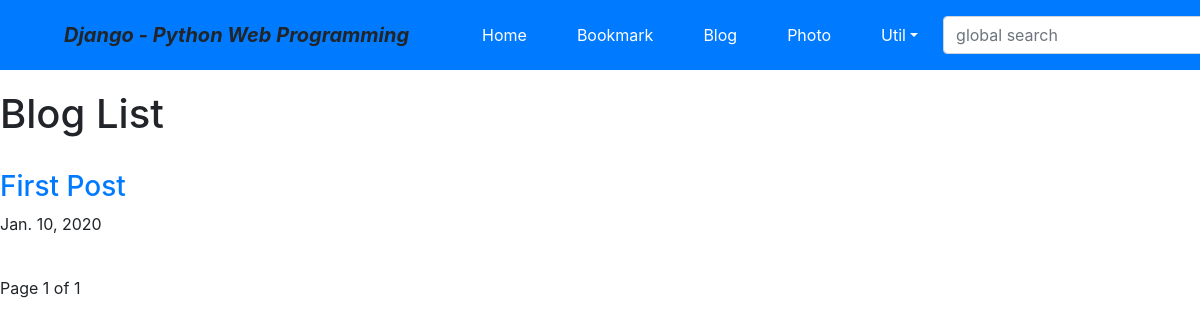
/blog/, run on an earlier commit of the app's database.
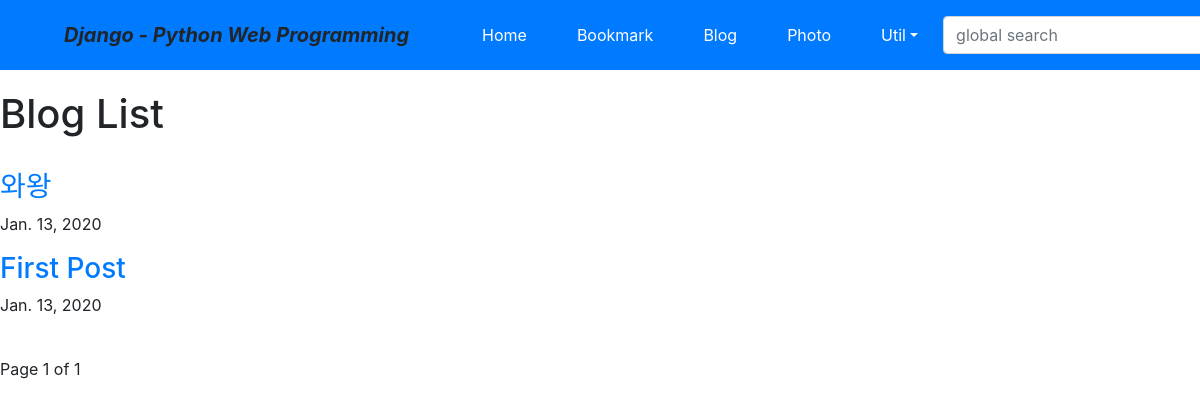
And on a later commit of the database.
### blog/models.py (models this page shows, shortened)
class Post(models.Model):
    title = models.CharField(verbose_name='TITLE', max_length=50)
    slug = models.SlugField('SLUG', unique=True, allow_unicode=True, help_text='one word for title alias.')
    description = models.CharField('DESCRIPTION', max_length=100, blank=True, help_text='simple description text.')
    content = models.TextField('CONTENT')
    create_dt = models.DateTimeField('CREATE DATE', auto_now_add=True)
    modify_dt = models.DateTimeField('MODIFY DATE', auto_now=True)
    tags = TaggableManager(blank=True)
    class Meta:
        verbose_name = 'post'
        verbose_name_plural = 'posts'
        db_table = 'blog_posts'
        ordering = ('-modify_dt',)
    def get_absolute_url(self):
        return reverse('blog:post_detail', args=(self.slug,))

### blog/views.py (the view)
# urls.py: path('', views.PostLV.as_view(), name='index'),
class PostLV(ListView) :
    model = Post
    template_name = 'blog/post_all.html'
    context_object_name = 'posts'
    paginate_by = 2

### blog/templates/blog/post_all.html (shortened to what this page needs)
{% extends "base.html" %}
{% block content %}
 <h1>Blog List</h1>
    <br>
 {% for post in posts %}
    <h3><a href='{{ post.get_absolute_url }}'>{{ post.title}}</a> </h3>
    {{ post.modify_dt|date:"N d, Y"}}
 {% endfor %}
<br>
<div>
    <span>
        Page {{ page_obj.number }} of {{ page_obj.paginator.num_pages }}
    </span>
</div>
{% endblock %}

### templates/base.html (shortened to what this page needs)
<!doctype html>
<html lang="ko">
<head>
    <link rel="stylesheet" href="http://stackpath.bootstrapcdn.com/bootstrap/4.3.1/css/bootstrap.min.css">
</head>
<body style="padding-top:90px;">
<nav class="navbar navbar-expand-lg nav-dark bg-primary fixed-top">
    <span class="navbar-brand mx-5 mb-0 font-weight-bold font-italic">Django - Python Web Programming</span>
    <div class="collapse navbar-collapse" id="navbarSupprotedContent">
        <ul class="navbar-nav mr-auto">
            <li class="nav-item mx-1 btn btn-primary">
                <a class="nav-link text-white" href="{% url 'home' %}">Home</a>
            </li>
            <li class="nav-item mx-1 btn btn-primary">
                <a class="nav-link text-white" href="{% url 'bookmark:index' %}">Bookmark</a>
            </li>
            <li class="nav-item mx-1 btn btn-primary">
                <a class="nav-link text-white" href="{% url 'blog:index' %}">Blog</a>
            </li>
            <li class="nav-item mx-1 btn btn-primary">
                <a class="nav-link text-white" href="">Photo</a>
            </li>
            <li class="nav-item dropdown mx-1 btn btn-primary">
                <a class="nav-link dropdown-toggle text-white" href="#" data-toggle="dropdown">Util</a>
            </li>
        </ul>
        <form class="form-inline my-2" action="" method="post"> {% csrf_token %}
            <input class="form-control mr-sm-2" type="search" placeholder="global search" name="search_word">
        </form>
    </div>
</nav>
<div class="containter">
    {% block content %}{% endblock %}
</div>
</body>
</html>

What changed in the data, as far as the page shows it:
added Post: title "와왕", modify_dt "Jan. 13, 2020"
changed Post "First Post": modify_dt "Jan. 10, 2020" → "Jan. 13, 2020"
